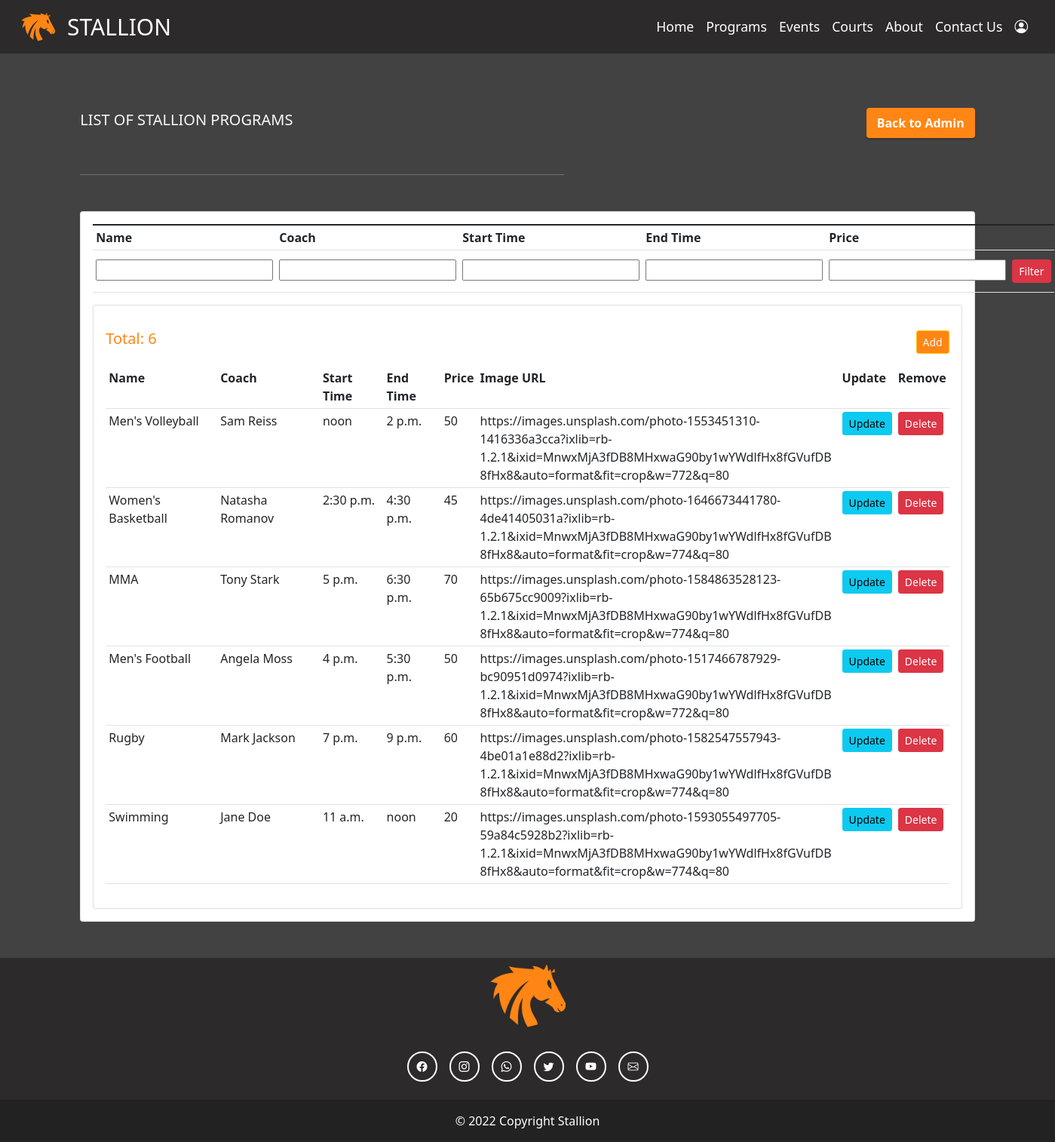
Before: /programs_admin/ with the older database file.
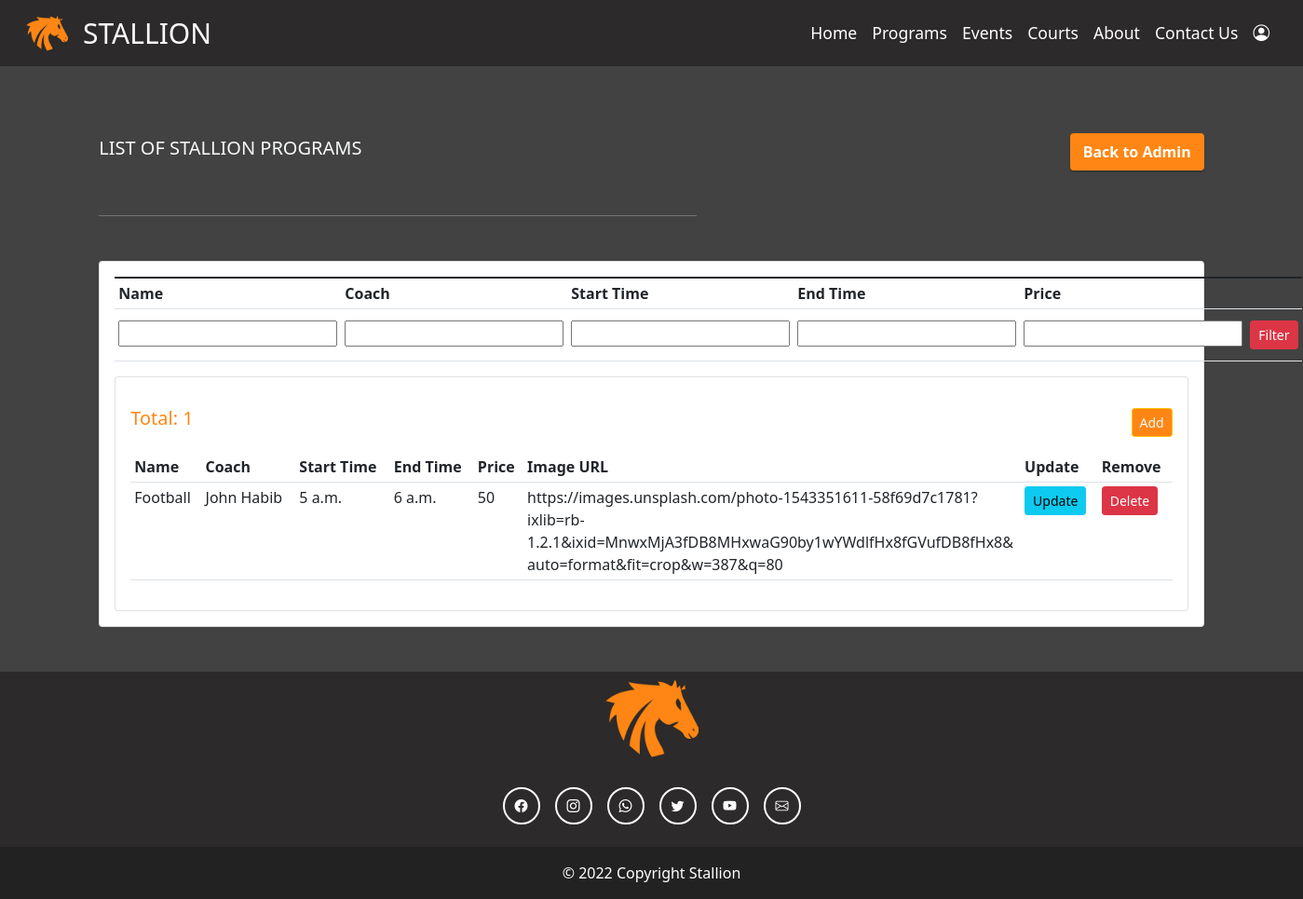
After: the same page with the newer database file.
### stallion_website/models.py (models this page shows, shortened)
class Program(models.Model):
    name = models.CharField(max_length=100)
    coach = models.ForeignKey(Coach, on_delete=models.CASCADE)
    start_time = models.TimeField()
    end_time = models.TimeField()
    price = models.IntegerField(default=0)
    image_url = models.URLField(max_length=300, null=True)

class Coach(models.Model):
    user = models.OneToOneField(User, null=True, on_delete=models.CASCADE )
    name = models.CharField(max_length=100)
    specialty = models.CharField(max_length=100)
    email = models.EmailField(max_length=100, unique=True)
    password = models.CharField(max_length=200)
    dob = models.DateField()
    phone_number = models.IntegerField()
    def __str__(self):
        return self.name

### stallion_website/views.py (the view)
# urls.py: path('programs_admin/', views.programs_admin, name='programs_admin'),
def programs_admin(request):
    programs = Program.objects.all()
    form = FilterProgramsForm(request.POST)
    return render(request, 'stallion_website/programs-admin.html', {'programs': programs, 'form': form})

### stallion_website/forms.py
class FilterProgramsForm(forms.Form):
    name = forms.CharField(required=False)
    coach = forms.CharField(required=False)
    start_time = forms.TimeField(required=False)
    end_time = forms.TimeField(required=False)
    price = forms.IntegerField(required=False)

### stallion_website/templates/stallion_website/programs-admin.html (shortened to what this page needs)
{% load static %}
<!doctype html>
<html lang="en">
  <head>
    <link
    href="https://cdn.jsdelivr.net/npm/bootstrap@5.1.3/dist/css/bootstrap.min.css"
    rel="stylesheet"
    />
    <link
      rel="stylesheet"
      href="https://cdn.jsdelivr.net/npm/bootstrap-icons@1.5.0/font/bootstrap-icons.css"
    />
    <link
      rel="stylesheet"
      type="text/css"
      href="{% static '/css/adminAccount.css' %}"
    />
  </head>
    {% include 'stallion_website/navbar.html' %}
    <br>
    <div class="col-md-11 mx-auto">
        <div class="d-flex m-5 align-items-center">
            <h5 class="text-light">LIST OF STALLION PROGRAMS</h5>
            <a href="/adminAccount" type="button" class="ms-auto btn btn-primary primary-btn-stallion-sm">
                Back to Admin
            </a>
        </div>
        <hr width="50%" class="me-auto m-5" style="color: white;">
        <div class="card card-body m-5">
            <table class="table table-sm p-4">
                <form method="POST" action="{% url 'filter_programs' %}">
                <tr>
                    <th>Name</th>
                    <th>Coach</th>
                    <th>Start Time</th>
                    <th>End Time</th>
                    <th>Price</th>
                    <th></th>
                </tr>
                <td>
                    <div class="form-floating mt-2 mb-2">
                        {{form.name}}
                      </div>
                </td>
                <td>
                    <div class="form-floating mt-2 mb-2">
                        {{form.coach}}
                    </div>
                </td>
                <td>
                    <div class="form-floating mt-2 mb-2">
                        {{form.start_time}}
                    </div>
                </td>
                <td>
                    <div class="form-floating mt-2 mb-2">
                        {{form.end_time}}
                    </div>
                </td>
                <td>
                    <div class="form-floating mt-2 mb-2">
                        {{form.price}}
                    </div>
                </td>
                <td>
                    <input class="btn btn-sm btn-danger mt-2 mb-2" type="submit" value="Filter"></input>
                </td>
            </form>
            </table>
        <div class="card card-body">
            <div class="d-flex align-items-center">
                <h5 class="pt-3 pb-3" style="color: var(--darkorange);">Total: {{programs.count}}</h5>
                <a class="text-light btn btn-sm btn-warning  ms-auto" style="height:fit-content; background-color: var(--darkorange);" href="{% url 'add_programs' %}">Add</a>
            </div>
            <table class="table table-sm">
                <tr>
                    <th>Name</th>
                    <th>Coach</th>
                    <th>Start Time</th>
                    <th>End Time</th>
                    <th>Price</th>
                    <th>Image URL</th>
                    <th>Update</th>
                    <th>Remove</th>
                </tr>
                {% for p in programs %}
                <tr>
                    <td>{{p.name}}</td>
                    <td>{{p.coach}}</td>
                    <td>{{p.start_time}}</td>
                    <td>{{p.end_time}}</td>
                    <td>{{p.price}}</td>
                    <td style="max-width:60vh">{{p.image_url}}</td>
                    <td><a class="btn btn-sm btn-info" href="{% url 'update_programs' p.name %}">Update</a></td>
                    <td><a class="btn btn-sm btn-danger" href="{% url 'delete_programs' p.name %}">Delete</a></td>
                </tr>
                {% endfor %}
            </table>
        </div>
    </div>
    </div>
    {% include 'stallion_website/footer.html' %}
</html>

Changed rows visible on the page:
removed Program: name "Women's Basketball", coach "Natasha Romanov", start_time "2:30 p.m.", end_time "4:30 p.m.", price "45", image_url "https://images.unsplash.com/photo-1646673441780-4de41405031a?ixlib=rb-1.2.1&ixid=MnwxMjA3fDB8MHxwaG90by1wYWdlfHx8fGVufDB8fHx8&auto=format&fit=crop&w=774&q=80"
removed Program: name "MMA", coach "Tony Stark", start_time "5 p.m.", end_time "6:30 p.m.", price "70", image_url "https://images.unsplash.com/photo-1584863528123-65b675cc9009?ixlib=rb-1.2.1&ixid=MnwxMjA3fDB8MHxwaG90by1wYWdlfHx8fGVufDB8fHx8&auto=format&fit=crop&w=774&q=80"
removed Program: name "Men's Football", coach "Angela Moss", start_time "4 p.m.", end_time "5:30 p.m.", price "50", image_url "https://images.unsplash.com/photo-1517466787929-bc90951d0974?ixlib=rb-1.2.1&ixid=MnwxMjA3fDB8MHxwaG90by1wYWdlfHx8fGVufDB8fHx8&auto=format&fit=crop&w=772&q=80"
removed Program: name "Rugby", coach "Mark Jackson", start_time "7 p.m.", end_time "9 p.m.", price "60", image_url "https://images.unsplash.com/photo-1582547557943-4be01a1e88d2?ixlib=rb-1.2.1&ixid=MnwxMjA3fDB8MHxwaG90by1wYWdlfHx8fGVufDB8fHx8&auto=format&fit=crop&w=774&q=80"
removed Program: name "Swimming", coach "Jane Doe", start_time "11 a.m.", end_time "noon", price "20", image_url "https://images.unsplash.com/photo-1593055497705-59a84c5928b2?ixlib=rb-1.2.1&ixid=MnwxMjA3fDB8MHxwaG90by1wYWdlfHx8fGVufDB8fHx8&auto=format&fit=crop&w=774&q=80"
changed Program: name "Men's Volleyball" → "Football"; coach "Sam Reiss" → "John Habib"; start_time "noon" → "5 a.m."; end_time "2 p.m." → "6 a.m."; image_url "https://images.unsplash.com/photo-1553451310-1416336a3cca?ixlib=rb-1.2.1&ixid=MnwxMjA3fDB8MHxwaG90by1wYWdlfHx8fGVufDB8fHx8&auto=format&fit=crop&w=772&q=80" → "https://images.unsplash.com/photo-1543351611-58f69d7c1781?ixlib=rb-1.2.1&ixid=MnwxMjA3fDB8MHxwaG90by1wYWdlfHx8fGVufDB8fHx8&auto=format&fit=crop&w=387&q=80"
Other visible differences:
{{ programs.count }}: "6" → "1"
